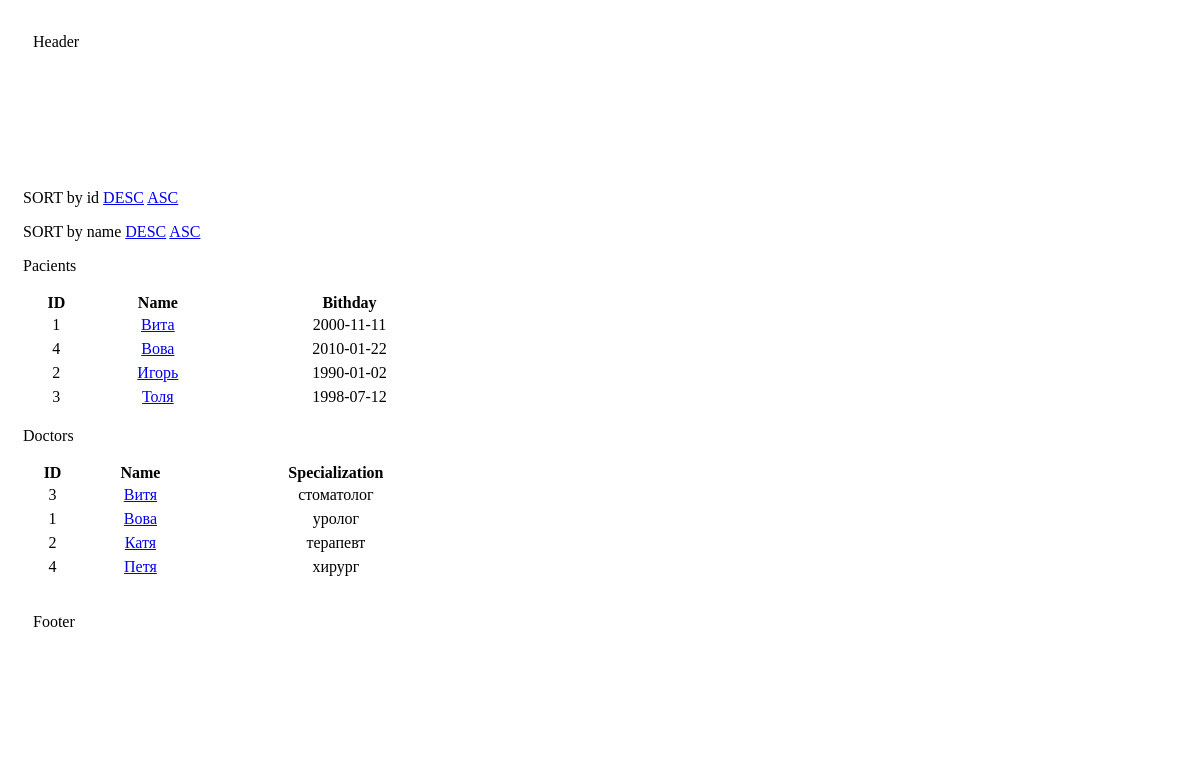
The page / on the database its author committed.
### tables this page shows
CREATE TABLE `pacients` (
  `id` int(10) NOT NULL,
  `name` varchar(100) NOT NULL,
  `birthday` timestamp NULL DEFAULT NULL
);

CREATE TABLE `doctors` (
  `id` int(10) NOT NULL,
  `name` varchar(100) NOT NULL,
  `specialization` varchar(255) NOT NULL
);

### core/view.php (called while the page is built, shortened)
<?php
class View {
	public function render($name) {
		require 'views/head.php';
		require 'views/header.php';
		require 'views/'.$name.'.php';
		require 'views/footer.php';
	}
}

### controllers/index.php (called while the page is built, shortened)
<?php
class Index extends Controller {
	public function __construct() {
		$sortby  = 'name';
		$sortdir = 'ASC';
		$this->view->pacients = $this->getAllPacients($sortby, $sortdir);
		$this->view->doctors  = $this->getAllDoctors($sortby, $sortdir);
		$this->view->render('index/index');
	}
}

### index.php (called while the page is built, shortened)
<?php
require_once 'core/bootstrap.php';
require_once 'core/controller.php';
require_once 'core/view.php';
$app = new Bootstrap();

### core/controller.php (called while the page is built, shortened)
<?php
class Controller {
	function __construct() {
		global $dbObject;
		$this->db = $dbObject;
	}
	function getAllPacients($sortby = 'name', $sortdir = 'ASC') {
		$pacients = $this->db->query('SELECT * FROM pacients ORDER BY '.$sortby.' '.$sortdir);
		$output = array();
		$i      = 0;
		foreach ($pacients as $value) {
			$output[$i] = array($value[0], $value[1], date("Y-m-d", strtotime($value[2])));
			$i++;
		}
		return $output;
	}
	function getAllDoctors($sortby = 'name', $sortdir = 'ASC') {
		$doctors = $this->db->query('SELECT * FROM doctors ORDER BY '.$sortby.' '.$sortdir);
		$output = array();
		$i      = 0;
		foreach ($doctors as $value) {
			$output[$i] = array($value[0], $value[1], $value[2]);
			$i++;
		}
		return $output;
	}
}

### views/index/index.php (the view)
<div class="content">
<p>SORT by id <a href="?sortdir=DESC&sortby=id">DESC</a> <a href="?sortdir=ASC&sortby=id">ASC</a></p>
<p>SORT by name <a href="?sortdir=DESC&sortby=name">DESC</a> <a href="?sortdir=ASC&sortby=name">ASC</a></p>
	<div>
		<p>Pacients</p>
<table style="width:100%">
  <tr>
    <th>ID</th>
    <th>Name</th>
    <th>Bithday</th>
  </tr>
<?php
foreach ($this->pacients as $value) {
	echo "<tr><td>".$value[0]."</td><td><a href='".SITE_PATH."pacient/getdoctors/".$value[0]."'>".$value[1]."</a></td><td>".$value[2]."</td></tr><tr>";
}
?>
</table>
</div>
	<div>
		<p>Doctors</p>
<table style="width:100%">
  <tr>
    <th>ID</th>
    <th>Name</th>
    <th>Specialization</th>
  </tr>
<?php
foreach ($this->doctors as $value) {
	echo "<tr><td>".$value[0]."</td><td><a href='".SITE_PATH."doctor/getpacients/".$value[0]."'>".$value[1]."</a></td><td>".$value[2]."</td></tr><tr>";
}
?>
</table>
</div>
</div>

### core/bootstrap.php (shortened to what this page needs)
<?php
class Bootstrap {
	function __construct() {
		$url = isset($_GET['url'])?$_GET['url']:null;
		$url = rtrim($url);
		$url = explode('/', $url);
		if (empty($url[0])) {
			require 'controllers/index.php';
			$controller = new Index();
			return false;
		}
	}
}

### views/head.php (shortened to what this page needs)
<!DOCTYPE html>
<html lang="en">
<head>
	<link rel="stylesheet" href="<?php echo SITE_PATH;?>libs/main.css">
</head>

### views/header.php
<body>
<header>
	Header
</header>

### views/footer.php
<footer>
	Footer
</footer>
</body>
</html>

### libs/main.css (style rules this page uses)
header { height: 100px; padding: 25px; background: #fff; }
.content { height: 400px; width: 450px; padding: 15px; background: #fff; }
td,tr,th { text-align: center; }
footer { height: 100px; background: #fff; padding: 25px; }

### rows shown on the page
pacients: id "1", name "Вита", value "2000-11-11"
pacients: id "4", name "Вова", value "2010-01-22"
pacients: id "2", name "Игорь", value "1990-01-02"
pacients: id "3", name "Толя", value "1998-07-12"
doctors: id "3", name "Витя", specialization "стоматолог"
doctors: id "1", name "Вова", specialization "уролог"
doctors: id "2", name "Катя", specialization "терапевт"
doctors: id "4", name "Петя", specialization "хирург"
